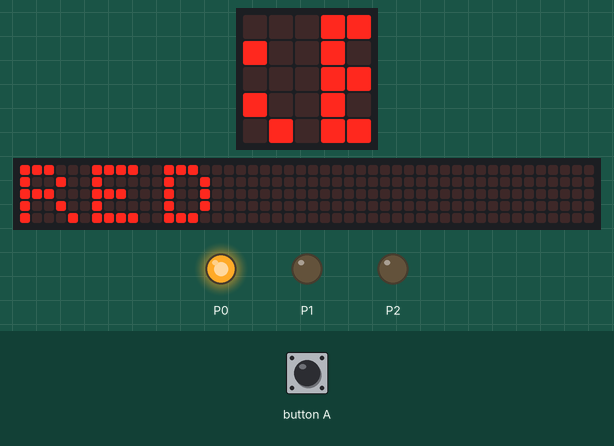
Simulated run of this program. Board: BBC micro:bit (MakeCode). Shown: the board's 5×5 LED display, a strip that is not on the board, showing the scrolling text unrolled, output pins drawn as LEDs (lit = HIGH). The inputs (shaded band) are chosen by the test bench. Random numbers come from a fixed seed; the 48×5 strip is a reading aid, not a part: it shows the text the display is scrolling, unrolled, one strip-width of it at a time.

Above: at 1.27 s.
1.3 s: button A pressed for 0.15 s
At 3.67 s:
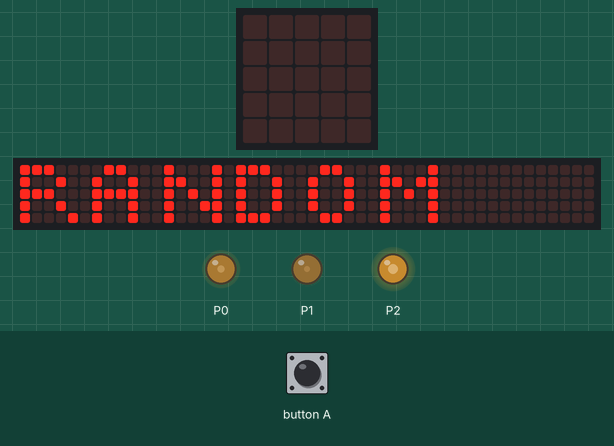
At 4.12 s:
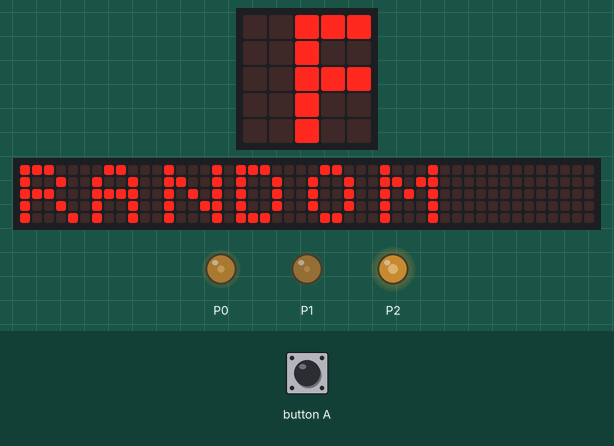
10.5 s: button A pressed for 0.15 s
At 15.15 s:
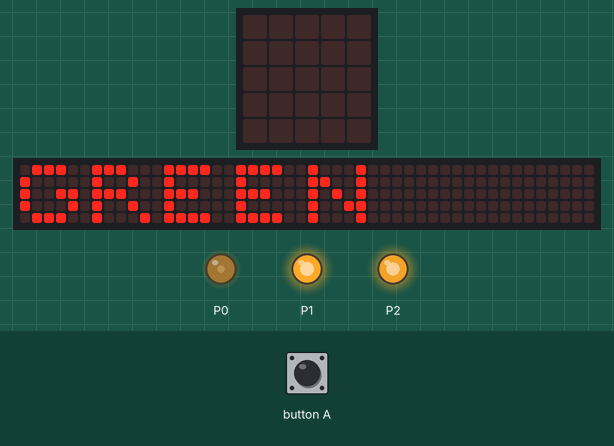
Timing chart, 0 to 21.8 s (numbered marks = the images above; inputs shaded):
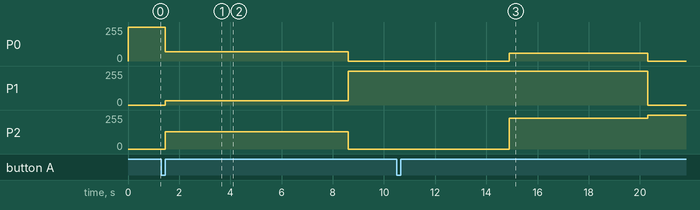

Measured:
- after the input at 1.3 s, P2: 0/255 → 130/255 after 0.15 s, → 0/255 7.2 s later
- after the input at 10.5 s, P0: 0/255 → 60/255 after 4.4 s, → 0/255 5.4 s later

The program:

main.ts
```typescript
input.onButtonPressed(Button.A, function () {
    Aleatorio()
    basic.pause(5000)
})
function Aleatorio () {
    pins.analogWritePin(AnalogPin.P0, randint(0, 1023))
    pins.analogWritePin(AnalogPin.P1, randint(0, 1023))
    pins.analogWritePin(AnalogPin.P2, randint(0, 1023))
    basic.showString("RANDOM")
}
function Green () {
    pins.analogWritePin(AnalogPin.P0, 0)
    pins.analogWritePin(AnalogPin.P1, 1023)
    pins.analogWritePin(AnalogPin.P2, 0)
    basic.showString("GREEN")
}
function Blue () {
    pins.analogWritePin(AnalogPin.P0, 0)
    pins.analogWritePin(AnalogPin.P1, 0)
    pins.analogWritePin(AnalogPin.P2, 1023)
    basic.showString("BLUE")
}
function Red () {
    pins.analogWritePin(AnalogPin.P0, 1023)
    pins.analogWritePin(AnalogPin.P1, 0)
    pins.analogWritePin(AnalogPin.P2, 0)
    basic.showString("RED")
}
basic.forever(function () {
    Red()
    basic.pause(5000)
    Green()
    basic.pause(5000)
    Blue()
    basic.pause(5000)
})
```

test.ts
```typescript
// testes vão aqui; isto não será compilado quando este pacote for usado como uma extensão.
```
